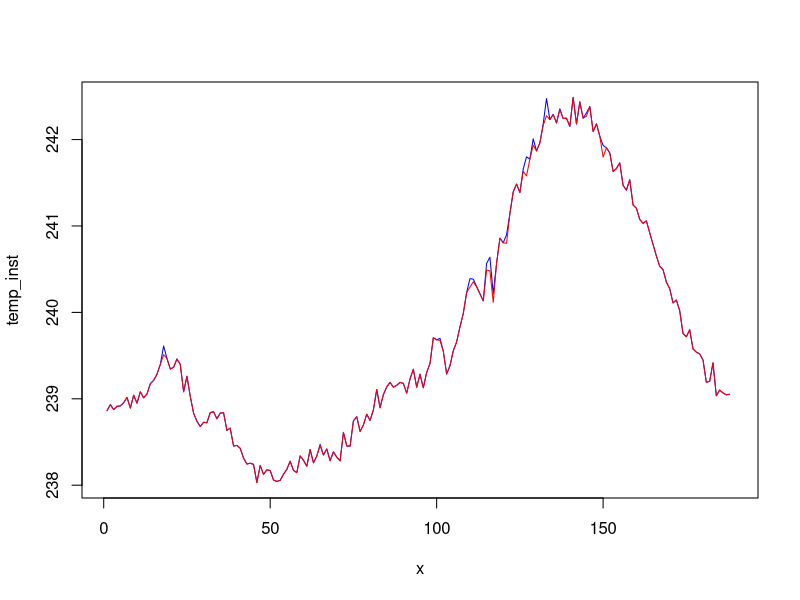

R code for this plot:
#!/usr/bin/env Rscript

# ########################################################

pdf("temp.pdf") # either save all files in one pdf or the files in specific pdfs; find an option to automatise the choice

# temp_inst = read.csv("temp-inst.csv")
# temp_max = read.csv("temp-max.csv")
# temp_min = read.csv("temp-min.csv")
# temp_mean = read.csv("temp-mean.csv")

# data = read.table("test.csv", header=FALSE, sep = ',')
temp_inst = read.table("temp-inst.csv", header=FALSE, sep = ',')
temp_max = read.table("temp-max.csv", header=FALSE, sep = ',')
temp_min = read.table("temp-min.csv", header=FALSE, sep = ',')

x1=length(temp_inst)
x2=length(temp_max)
x3=length(temp_min)
# x4=length(data)

print(x1)
print(x2)
print(x3)
#print(x4)
#print(data)

x = seq(1, x1, 1)

plot(x,temp_inst,type="l",col="blue")
lines(x,temp_max,col="green")
lines(x,temp_min,col="red")

# dev.off()
print("Graphics constructed with success!")
